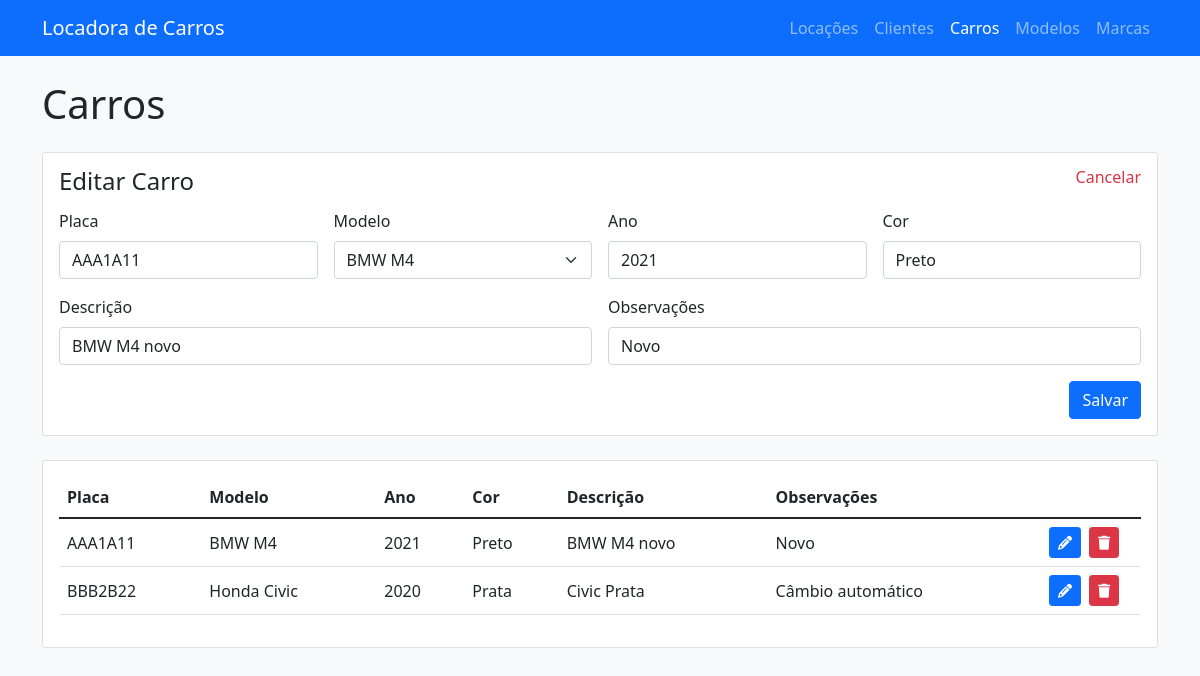
Page /carros/3/ on the committed database.
### Apps/Carros/models.py (models this page shows, shortened)
class Carro(models.Model):
    placa = models.CharField(max_length=7)
    modelo = models.ForeignKey(modelo_models.Modelo, on_delete=models.CASCADE)
    ano = models.CharField(max_length=20)
    cor = models.CharField(max_length=20)
    descricao = models.CharField(max_length=200)
    observacoes = models.CharField(max_length=200)

### Apps/Modelos/models.py (models this page shows)
class Modelo(models.Model):
    nome = models.CharField(max_length=50)
    marca = models.ForeignKey(marca_models.Marca, on_delete=models.CASCADE)
    descricao = models.CharField(max_length=200)
    def __str__(self):
        texto = '{0} {1}'
        return texto.format(self.marca.nome, self.nome)

### Apps/Marcas/models.py (models this page shows, shortened)
class Marca(models.Model):
    nome = models.CharField(max_length=50)
    descricao = models.CharField(max_length=200)

### Apps/Carros/views.py (the view)
# urls.py: path('<int:id>/', views.editarCarro, name='carros'),
def editarCarro(request, id):
    carro = Carro.objects.get(id=id)
    listaDeCarros = Carro.objects.all()
    listaDeModelos = modelo_models.Modelo.objects.all()
    return render(request, 'carros/index.html', {
        'carro': carro,
        'carros': listaDeCarros,
        'modelos': listaDeModelos
    })

### templates/carros/index.html (shortened to what this page needs)
{% extends '../base.html' %}
{% block content %}
    <h1>Carros</h1>
    <div class="card my-4">
        <div class="card-body">
            <h2 class="d-flex justify-content-between mb-3 fs-4 lh-1">
                {% if carro %}
                    <span>Editar Carro</span> <a href="/carros" class="fs-6 text-danger text-decoration-none">Cancelar</a>
                {% else %}
                    Novo Carro
                {% endif %}
            </h2>
            <form action="{% if carro %}/carros/atualizar/{{ carro.id }}{% else %}/carros/cadastrar/{% endif %}" method="POST">
                <div class="row g-3">
                    <div class="col-sm-6 col-lg-3">
                        <label for="placa" class="form-label">Placa</label>
                        <input type="text" minlength="7" maxlength="7" class="form-control" name="placa" id="placa" value="{{ carro.placa }}" data-placa required>
                    </div>
                    <div class="col-sm-6 col-lg-3">
                        <label for="modelo" class="form-label">Modelo</label>
                        <select class="form-select" name="modelo" id="modelo" value="{{ carro.modelo }}" required>
                            {% for modelo in modelos %}
                                <option value="{{ modelo.id }}" {% if modelo.id  == carro.modelo.id %}selected{% endif %}>{{ modelo }}</option>
                            {% endfor %}
                        </select>
                    </div>
                    <div class="col-sm-6 col-lg-3">
                        <label for="ano" class="form-label">Ano</label>
                        <input type="text" maxlength="20" class="form-control" name="ano" id="ano" value="{{ carro.ano }}" required>
                    </div>
                    <div class="col-sm-6 col-lg-3">
                        <label for="cor" class="form-label">Cor</label>
                        <input type="text" maxlength="20" class="form-control" name="cor" id="cor" value="{{ carro.cor }}" required>
                    </div>
                    <div class="col-lg-6">
                        <label for="descricao" class="form-label">Descrição</label>
                        <input type="text" maxlength="200" class="form-control" name="descricao" id="descricao"
                            value="{{ carro.descricao }}">
                    </div>
                    <div class="col-lg-6">
                        <label for="observacoes" class="form-label">Observações</label>
                        <input type="text" maxlength="200" class="form-control" name="observacoes" id="observacoes"
                            value="{{ carro.observacoes }}">
                    </div>
                </div>
                <div class="row mt-3">
                    <div class="col d-flex justify-content-sm-end">
                        <button type="submit" class="btn btn-primary flex-grow-1 flex-sm-grow-0">
                            {% if carro %}
                            Salvar
                            {% else %}
                            Cadastrar
                            {% endif %}
                        </button>
                    </div>
                </div>
            </form>
        </div>
    </div>
    <div class="card">
        <div class="card-body">
            <table class="table table-hover">
                <thead>
                    <tr>
                        <th scope="col">Placa</th>
                        <th scope="col">Modelo</th>
                        <th scope="col">Ano</th>
                        <th scope="col">Cor</th>
                        <th scope="col">Descrição</th>
                        <th scope="col">Observações</th>
                        <th scope="col"></th>
                    </tr>
                </thead>
                <tbody>
                    {% for carro in carros %}
                    <tr valign="middle">
                        <td>{{ carro.placa }}</td>
                        <td>{{ carro.modelo }}</td>
                        <td>{{ carro.ano }}</td>
                        <td>{{ carro.cor }}</td>
                        <td>{{ carro.descricao }}</td>
                        <td>{{ carro.observacoes }}</td>
                        <td width="100px">
                            <div class="d-flex gap-2">
                                <a href="/carros/{{ carro.id }}" class="btn btn-sm btn-primary" title="Editar">
                                    <i class="fas fa-pencil-alt"></i>
                                </a>
                                <button data-bs-toggle="modal" data-bs-target="#aviso-deletar" data-href="/carros/deletar/{{ carro.id }}"
                                    class="btn btn-sm btn-danger" title="Remover">
                                    <i class="fas fa-trash"></i>
                                </button>
                            </div>
                        </td>
                    </tr>
                    {% endfor %}
                </tbody>
            </table>
        </div>
    </div>
{% endblock %}

### rows in the picture
Carro: placa "AAA1A11", modelo "BMW M4", ano "2021", cor "Preto", descricao "BMW M4 novo", observacoes "Novo"
Carro: placa "BBB2B22", modelo "Honda Civic", ano "2020", cor "Prata", descricao "Civic Prata", observacoes "Câmbio automático"
